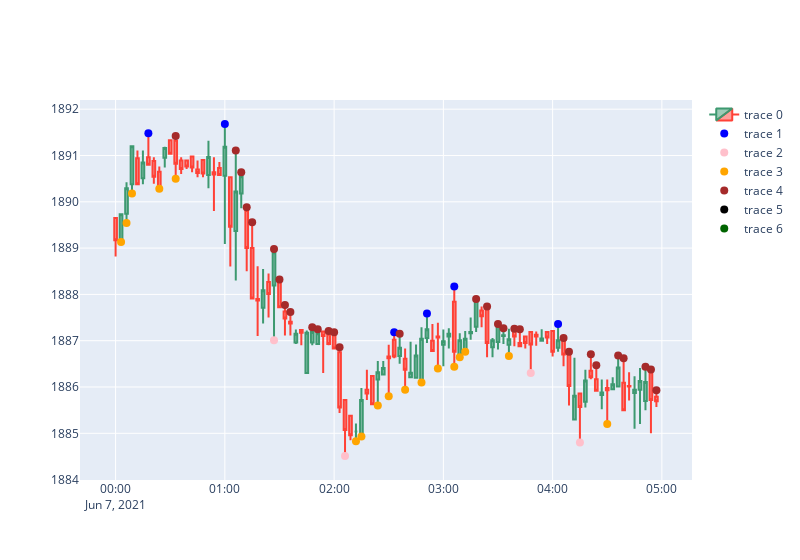

Notebook source saved alongside this figure:
### Code cell
von = 0
bis = 100
teiler = 3

auxusd = format_data("AUXUSD")

left_cand = 6
right_cand = 3

fig = go.Figure(data=[go.Candlestick(x=auxusd[von:bis].index,
                open=auxusd['Open'][von:bis],
                high=auxusd['High'][von:bis],
                low=auxusd['Low'][von:bis],
                close=auxusd['Close'][von:bis])])
fig.add_scatter(x=auxusd[von:bis].index, y=find_extrema(auxusd, left_cand, right_cand)["higher_high"][von:bis], mode="markers", marker=dict(color="blue", size=8))
fig.add_scatter(x=auxusd[von:bis].index, y=find_extrema(auxusd, left_cand, right_cand)["lower_low"][von:bis], mode="markers", marker=dict(color="pink", size=8))
fig.add_scatter(x=auxusd[von:bis].index, y=find_extrema(auxusd, left_cand, right_cand)["higher_low"][von:bis], mode="markers", marker=dict(color="orange", size=8))
fig.add_scatter(x=auxusd[von:bis].index, y=find_extrema(auxusd, left_cand, right_cand)["lower_high"][von:bis], mode="markers", marker=dict(color="brown", size=8))
fig.add_scatter(x=auxusd[von:bis].index, y=np.where(choch(auxusd, left_cand, right_cand, teiler, "3T", 0) == 0, np.nan, choch(auxusd, left_cand, right_cand, teiler , "3T", 0))[von:bis], mode="markers", marker=dict(color="black", size=8))
fig.add_scatter(x=auxusd[von:bis].index, y=np.where(choch(auxusd, left_cand, right_cand, teiler, "3T", 1) == 0, np.nan, choch(auxusd, left_cand, right_cand, teiler, "3T", 1))[von:bis], mode="markers", marker=dict(color="darkgreen", size=8))
fig.update_layout(xaxis_rangeslider_visible=False, width=800)
fig.show()
